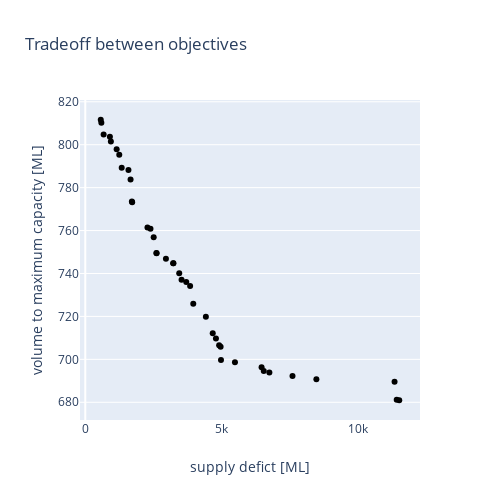

Source (notebook cell):
### Markdown cell above
Plot the Pareto Front

### Code cell
# First we define the traces (layers of data)
trace_2 = go.Scatter(x       = results1_optim_2,
                      y       = results2_optim_2,
                      name    = None,
                      mode    = 'markers',
                      marker  = dict(color='black'))
# Then the figure layout
layout_2 = go.Layout(title  = 'Tradeoff between objectives',
                     xaxis  = dict(showgrid=False,title = 'squared supply defict [ML^2]'),
                     yaxis  = dict(title = 'volume to maximum capacity [ML]'),
                     width  = 500, 
                     height = 500)
# Finally we plot figure using the pre-defined layout and traces
fig_2 = go.Figure(data=[trace_2],
                  layout = layout_2)
fig_2

### Figure 1 — Plotly figure (JSON) as saved in the notebook; plotly's stock layout.template omitted (floating-point values rounded to 4 significant figures)
{"data": [{"marker": {"color": "black"}, "mode": "markers", "type": "scatter", "x": [566.7, 11500.0, 8466.0, 11330.0, 7591.0, 4417.0, 3956.0, 5483.0, 2278.0, 1718.0, 6459.0, 1659.0, 4971.0, 3840.0, 6743.0, 4668.0, 2954.0, 1708.0, 3442.0, 11410.0, 2506.0, 937.9, 2606.0, 588.7, 671.8, 4958.0, 1334.0, 3228.0, 3526.0, 4787.0, 2612.0, 3699.0, 1149.0, 4904.0, 1245.0, 3219.0, 1581.0, 6538.0, 2389.0, 901.8], "y": [811.6, 680.9, 690.7, 689.5, 692.3, 719.8, 725.9, 698.7, 761.4, 773.2, 696.3, 783.8, 699.7, 734.1, 693.9, 712.2, 746.9, 773.5, 740.1, 681.2, 756.9, 801.5, 749.6, 810.2, 804.7, 705.9, 789.3, 744.7, 737.1, 709.7, 749.4, 736.0, 797.8, 706.6, 795.3, 744.8, 788.2, 694.6, 760.8, 803.7]}], "layout": {"height": 500, "title": {"text": "Tradeoff between objectives"}, "width": 500, "xaxis": {"showgrid": false, "title": {"text": "supply defict [ML]"}}, "yaxis": {"title": {"text": "volume to maximum capacity [ML]"}}}}
